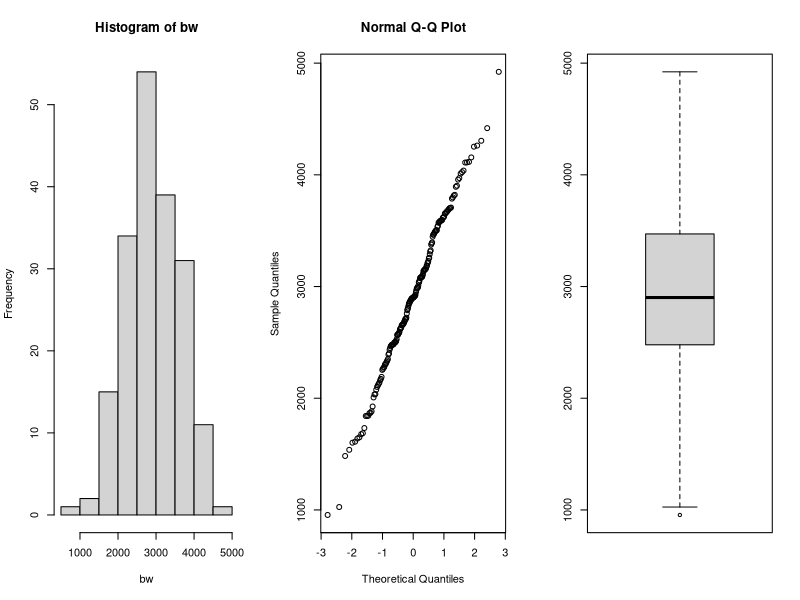
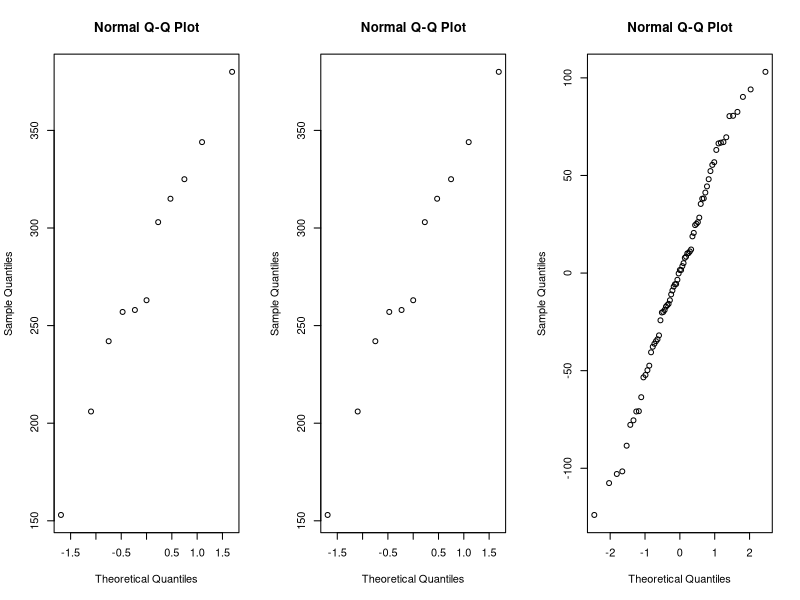

Source code (R) for these figures, in order:
## ---- chunk 1
library(tidyverse)
library(tidyverse)
library(rstudioapi) 
knitr::opts_chunk$set(echo = TRUE)
setwd(dirname(getActiveDocumentContext()$path))
## ---- chunk 2
par(mfrow=c(1,3))
data=read.table(file="data/birthweight.txt",header=TRUE)

bw = data$birthweight
hist(bw)
qqnorm(bw)
boxplot(bw)
shapiro.test(bw)

## ---- chunk 3
m = mean(bw)
s = sd(bw)
n = length(bw)
error = qnorm(0.95)*s/sqrt(n)
error
ci = c(m-error, m+error)
ci
## ---- chunk 4
t.test(bw, mu=2800, alternative = "greater", conf.level = 0.95)
## ---- chunk 5
data <- read.table(file="data/run.txt",header=TRUE)
cor(data$before, data$after)
## ---- chunk 6
# calculate differences
data <- data %>% 
  mutate(diff = before - after)

# filter for lemo

lemo <- data %>% 
  filter(drink == "lemo")

t.test(lemo$before, lemo$after, paired = TRUE)

# filter for energy

energy <- data %>% 
  filter(drink == "energy")

t.test(energy$before, energy$after, paired = TRUE)
## ---- chunk 7

# perform t-test

t.test(lemo$diff, energy$diff)

## ---- chunk 8
# filter for meatmeal

meatmeal <- chickwts %>% 
  filter(feed == "meatmeal") %>% 
  select(weight)

# filter for sunflower

sunflower <- chickwts %>% 
  filter(feed == "sunflower") %>% 
  select(weight)

# check for data normality

qqnorm(meatmeal$weight)
qqnorm(meatmeal$weight)

# perform t-test, the data is not paired

t.test(meatmeal, sunflower)

# Mann-Whitney test

wilcox.test(meatmeal$weight, sunflower$weight)

# Kolmogorov-Smirnov test

ks.test(meatmeal$weight, sunflower$weight)

## ---- chunk 9
chickaov <- lm(weight~feed, data = chickwts)
# performing one-way ANOVA
anova(chickaov)
#extracting more information
summary_table <- summary(chickaov)
summary_table$coefficients
## ---- chunk 10
# check for normality
qqnorm(chickaov$residuals)
# check if the variances are equal
chickwts %>% 
  group_by(feed) %>% 
  summarise(variance = var(weight))
## ---- chunk 11
kruskal.test(weight~feed, data = chickwts)
